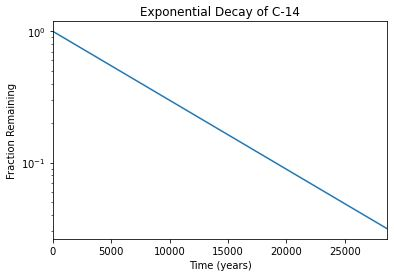

This figure's Python source:
#!/usr/bin/env python3
import numpy as np
import matplotlib.pyplot as plt

x = np.arange(0, 28651, 5730)
r = np.log(0.5)
t = 5730
y = np.exp((r / t) * x)

plt.plot(x, y)
plt.xlabel("Time (years)")
plt.ylabel("Fraction Remaining")
plt.title("Exponential Decay of C-14")
plt.yscale("log")
plt.xlim(0, 28650)
